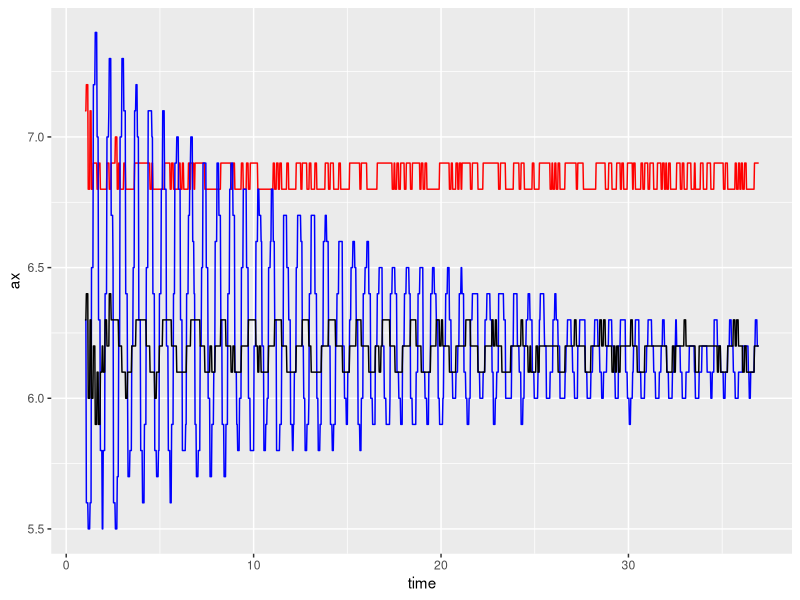

This figure's R source:
## ---- chunk 1
knitr::opts_chunk$set(echo = FALSE)
## ---- chunk 2
pendulum <- readr::read_csv('pendulum.csv', skip = 1)
knitr::kable(head(pendulum))
## ---- chunk 3
library(tidyverse)

 # Easier names
names(pendulum) <- c('time', 'ax', 'ay', 'az', 'ar')

# Trim the beginning and end, when I'm holding the phone
pendulum <-
  pendulum %>% 
  dplyr::filter(time >= 1, time <= max(time) - 2)

ggplot(pendulum, aes(x = time)) + 
  geom_line(aes(y = ax), colour='red') + 
  geom_line(aes(y = ay), colour='blue') + 
  geom_line(aes(y = az), colour='black')

